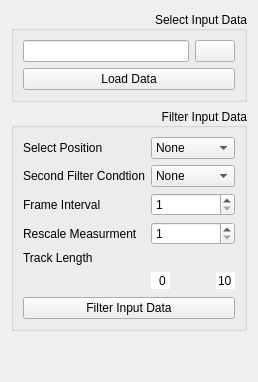
     <widget class="QWidget" name="tab">
      <attribute name="title">
       <string>Input Data</string>
      </attribute>
      <attribute name="toolTip">
       <string>&lt;html&gt;&lt;head/&gt;&lt;body&gt;&lt;p&gt;Load and prepare input data for processing with ARCOS&lt;/p&gt;&lt;/body&gt;&lt;/html&gt;</string>
      </attribute>
      <layout class="QVBoxLayout" name="verticalLayout_2">
       <item>
        <widget class="QGroupBox" name="groupBox">
         <property name="layoutDirection">
          <enum>Qt::LeftToRight</enum>
         </property>
         <property name="title">
          <string>Select Input Data</string>
         </property>
         <property name="alignment">
          <set>Qt::AlignRight|Qt::AlignTrailing|Qt::AlignVCenter</set>
         </property>
         <layout class="QGridLayout" name="gridLayout">
          <item row="1" column="0">
           <widget class="QPushButton" name="open_file_button">
            <property name="toolTip">
             <string>&lt;html&gt;&lt;head/&gt;&lt;body&gt;&lt;p&gt;Open file indicated in the field to the left. Opens a columnpicker dialog that allows a user to select which columns in the input data correspond to which column type. &lt;/p&gt;&lt;p&gt;Data can be 2- or 3D.&lt;/p&gt;&lt;/body&gt;&lt;/html&gt;</string>
            </property>
            <property name="layoutDirection">
             <enum>Qt::LeftToRight</enum>
            </property>
            <property name="text">
             <string>Load Data</string>
            </property>
            <property name="default">
             <bool>false</bool>
            </property>
           </widget>
          </item>
          <item row="0" column="0">
           <layout class="QHBoxLayout" name="horizontalLayout_2">
            <item>
             <widget class="QLineEdit" name="file_LineEdit">
              <property name="toolTip">
               <string>&lt;html&gt;&lt;head/&gt;&lt;body&gt;&lt;p&gt;Path to input file, has to be a csv file containing time-series data in long-format&lt;/p&gt;&lt;/body&gt;&lt;/html&gt;</string>
              </property>
              <property name="alignment">
               <set>Qt::AlignLeading|Qt::AlignLeft|Qt::AlignVCenter</set>
              </property>
             </widget>
            </item>
            <item>
             <widget class="QPushButton" name="browse_file">
              <property name="toolTip">
               <string>&lt;html&gt;&lt;head/&gt;&lt;body&gt;&lt;p&gt;Browse folders to select csv file.&lt;/p&gt;&lt;/body&gt;&lt;/html&gt;</string>
              </property>
              <property name="text">
               <string/>
              </property>
              <property name="checkable">
               <bool>false</bool>
              </property>
             </widget>
            </item>
           </layout>
          </item>
         </layout>
        </widget>
       </item>
       <item>
        <widget class="QGroupBox" name="filter_groupBox">
         <property name="contextMenuPolicy">
          <enum>Qt::DefaultContextMenu</enum>
         </property>
         <property name="layoutDirection">
          <enum>Qt::LeftToRight</enum>
         </property>
         <property name="title">
          <string>Filter Input Data</string>
         </property>
         <property name="alignment">
          <set>Qt::AlignRight|Qt::AlignTrailing|Qt::AlignVCenter</set>
         </property>
         <property name="checkable">
          <bool>false</bool>
         </property>
         <layout class="QGridLayout" name="gridLayout_2">
          <item row="4" column="0">
           <widget class="QLabel" name="rescale_meas_label">
            <property name="toolTip">
             <string>&lt;html&gt;&lt;head/&gt;&lt;body&gt;&lt;p&gt;Rescale the Measurment column. Original measurement is multiplied by this factor.&lt;/p&gt;&lt;/body&gt;&lt;/html&gt;</string>
            </property>
            <property name="text">
             <string>Rescale Measurment</string>
            </property>
           </widget>
          </item>
          <item row="7" column="1">
           <layout class="QHBoxLayout" name="horizontalLayout">
            <item>
             <widget class="QSpinBox" name="min_tracklength_spinbox">
              <property name="sizePolicy">
               <sizepolicy hsizetype="Fixed" vsizetype="Fixed">
                <horstretch>0</horstretch>
                <verstretch>0</verstretch>
               </sizepolicy>
              </property>
              <property name="maximumSize">
               <size>
                <width>25</width>
                <height>16777215</height>
               </size>
              </property>
              <property name="focusPolicy">
               <enum>Qt::WheelFocus</enum>
              </property>
              <property name="contextMenuPolicy">
               <enum>Qt::NoContextMenu</enum>
              </property>
              <property name="frame">
               <bool>false</bool>
              </property>
              <property name="alignment">
               <set>Qt::AlignRight|Qt::AlignTrailing|Qt::AlignVCenter</set>
              </property>
              <property name="buttonSymbols">
               <enum>QAbstractSpinBox::NoButtons</enum>
              </property>
             </widget>
            </item>
            <item>
             <spacer name="horizontalSpacer_2">
              <property name="orientation">
               <enum>Qt::Horizontal</enum>
              </property>
              <property name="sizeHint" stdset="0">
               <size>
                <width>40</width>
                <height>20</height>
               </size>
              </property>
             </spacer>
            </item>
            <item>
             <widget class="QSpinBox" name="max_tracklength_spinbox">
              <property name="sizePolicy">
               <sizepolicy hsizetype="Fixed" vsizetype="Fixed">
                <horstretch>0</horstretch>
                <verstretch>0</verstretch>
               </sizepolicy>
              </property>
              <property name="maximumSize">
               <size>
                <width>25</width>
                <height>16777215</height>
               </size>
              </property>
              <property name="frame">
               <bool>false</bool>
              </property>
              <property name="alignment">
               <set>Qt::AlignRight|Qt::AlignTrailing|Qt::AlignVCenter</set>
              </property>
              <property name="buttonSymbols">
               <enum>QAbstractSpinBox::NoButtons</enum>
              </property>
              <property name="value">
               <number>10</number>
              </property>
             </widget>
            </item>
           </layout>
          </item>
          <item row="3" column="1">
           <widget class="QSpinBox" name="frame_interval">
            <property name="toolTip">
             <string>&lt;html&gt;&lt;head/&gt;&lt;body&gt;&lt;p&gt;Interval of frame column in source data. Used to generate interval of 1 which is required by the python implementation of arcos&lt;/p&gt;&lt;/body&gt;&lt;/html&gt;</string>
            </property>
            <property name="minimum">
             <number>1</number>
            </property>
            <property name="maximum">
             <number>1000</number>
            </property>
           </widget>
          </item>
          <item row="1" column="1">
           <widget class="QComboBox" name="position">
            <property name="toolTip">
             <string>&lt;html&gt;&lt;head/&gt;&lt;body&gt;&lt;p&gt;If multiple positions are present in the source data, this field allows you to select which one to use&lt;/p&gt;&lt;/body&gt;&lt;/html&gt;</string>
            </property>
            <item>
             <property name="text">
              <string>None</string>
             </property>
            </item>
           </widget>
          </item>
          <item row="6" column="0">
           <widget class="QLabel" name="min_tracklength_label">
            <property name="toolTip">
             <string>&lt;html&gt;&lt;head/&gt;&lt;body&gt;&lt;p&gt;Filter tracklenght of source data. Can be usefull if lots of incompleate tracks are present.&lt;/p&gt;&lt;/body&gt;&lt;/html&gt;</string>
            </property>
            <property name="text">
             <string>Track Length</string>
            </property>
           </widget>
          </item>
          <item row="1" column="0">
           <widget class="QLabel" name="position_label">
            <property name="toolTip">
             <string>&lt;html&gt;&lt;head/&gt;&lt;body&gt;&lt;p&gt;If multiple positions are present in the source data, this field allows you to select which one to use&lt;/p&gt;&lt;/body&gt;&lt;/html&gt;</string>
            </property>
            <property name="text">
             <string>Select Position</string>
            </property>
           </widget>
          </item>
          <item row="4" column="1">
           <widget class="QSpinBox" name="rescale_measurment">
            <property name="toolTip">
             <string>&lt;html&gt;&lt;head/&gt;&lt;body&gt;&lt;p&gt;Rescale the Measurment column. Original measurement is multiplied by this factor.&lt;/p&gt;&lt;/body&gt;&lt;/html&gt;</string>
            </property>
            <property name="minimum">
             <number>1</number>
            </property>
            <property name="maximum">
             <number>1000</number>
            </property>
           </widget>
          </item>
          <item row="8" column="0" colspan="2">
           <widget class="QPushButton" name="filter_input_data">
            <property name="toolTip">
             <string>&lt;html&gt;&lt;head/&gt;&lt;body&gt;&lt;p&gt;Filter data according to the parameters selected above.&lt;/p&gt;&lt;/body&gt;&lt;/html&gt;</string>
            </property>
            <property name="text">
             <string>Filter Input Data</string>
            </property>
           </widget>
          </item>
          <item row="6" column="1">
           <layout class="QHBoxLayout" name="horizontalLayout_tracklength"/>
          </item>
          <item row="3" column="0">
           <widget class="QLabel" name="frame_interval_label">
            <property name="toolTip">
             <string>&lt;html&gt;&lt;head/&gt;&lt;body&gt;&lt;p&gt;Interval of frame column in source data. Used to generate interval of 1 which is required by the python implementation of arcos&lt;/p&gt;&lt;/body&gt;&lt;/html&gt;</string>
            </property>
            <property name="text">
             <string>Frame Interval</string>
            </property>
           </widget>
          </item>
          <item row="2" column="0">
           <widget class="QLabel" name="additional_filter_combobox_label">
            <property name="text">
             <string>Second Filter Condtion</string>
            </property>
           </widget>
          </item>
          <item row="2" column="1">
           <widget class="QComboBox" name="additional_filter_combobox">
            <item>
             <property name="text">
              <string>None</string>
             </property>
            </item>
           </widget>
          </item>
         </layout>
        </widget>
       </item>
       <item>
        <spacer name="verticalSpacer_9">
         <property name="orientation">
          <enum>Qt::Vertical</enum>
         </property>
         <property name="sizeHint" stdset="0">
          <size>
           <width>20</width>
           <height>40</height>
          </size>
         </property>
        </spacer>
       </item>
      </layout>
     </widget>
